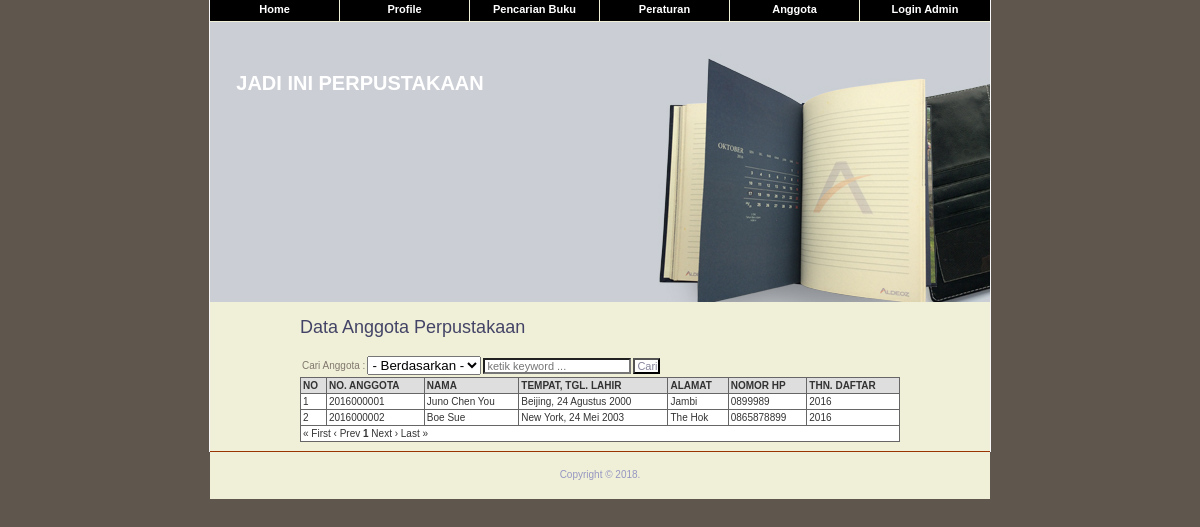
Before: /halaman.php?mod=anggota with the older database file.
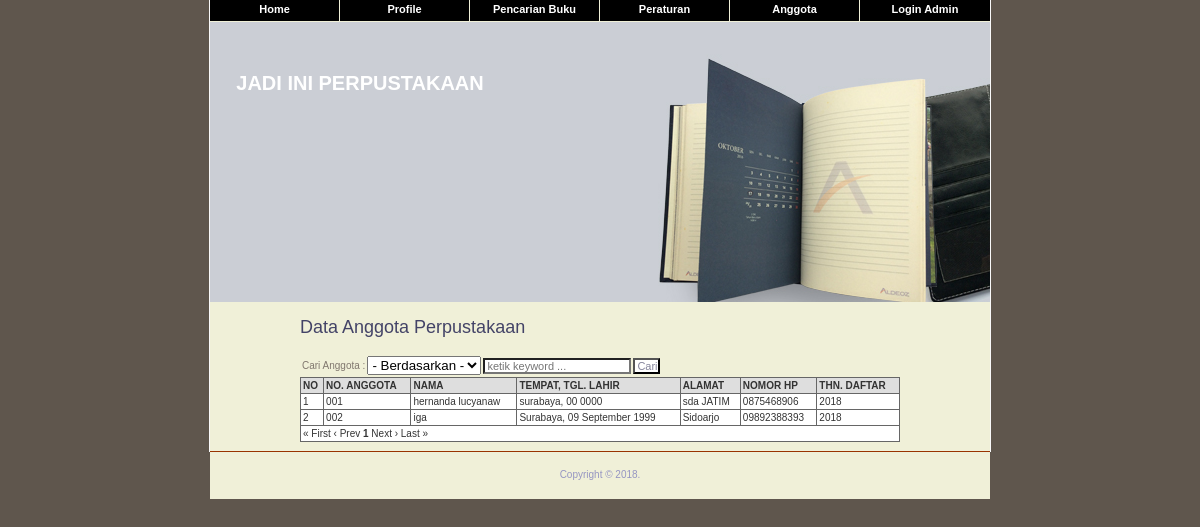
After: the same page with the newer database file.
### tables this page shows
CREATE TABLE `anggota` (
  `noAnggota` varchar(10) NOT NULL,
  `nama` varchar(150) NOT NULL,
  `tmpLahir` varchar(150) NOT NULL,
  `tglLahir` date NOT NULL,
  `alamat` text NOT NULL,
  `noHp` varchar(20) NOT NULL,
  `thnDaftar` varchar(4) NOT NULL,
  `jmlpinjam` int(4) NOT NULL DEFAULT '2'
);

### lib/fungsi_indotgl.php (called while the page is built, shortened)
<?php
	function tglindo($tgl) {
		$tanggal = substr($tgl,8,2);
		$bulan = getBulan(substr($tgl,5,2));
		$tahun = substr($tgl,0,4);
		return $tanggal.' '.$bulan.' '.$tahun;
	}
	function getBulan($bln){
		switch ($bln){
			case 5:
				return "Mei";
				break;
			case 8:
				return "Agustus";
				break;
			case 9:
				return "September";
				break;
		}
	}
?>

### anggota.php (the view, shortened to what this page needs)
<div id="new_item">
		<div id="new_item_header">
			<h1>Data Anggota Perpustakaan</h1>
			<h2>&nbsp;</h2>
		</div>
		<form action="" method="GET">
				<table>
					<tr>
						<td>Cari Anggota :</td>
						<td>
							<select name="opsi">
								<option value='nama'>- Berdasarkan -</option>
							</select>
						</td>
						<td><input type="text" name="keyword" placeholder="ketik keyword ..."></td>
						<td><input type="submit" name="submit" value="Cari"></td>
					</tr>
				</table>
			</form>
			<?php
			include"lib/paging.class.php";
			include"lib/all_function.php";
			include"lib/fungsi_indotgl.php";
				$linkaksi = 'halaman.php?mod=anggota';
				echo"<table class='gridtable' width='100%'>
				<thead>
				<tr>
					<th>NO</th>
					<th>NO. ANGGOTA</th>
					<th>NAMA</th>
					<th>TEMPAT, TGL. LAHIR</th>
					<th>ALAMAT</th>
					<th>NOMOR HP</th>
					<th>THN. DAFTAR</th>
				</tr>
				</thead>
				<tbody>";
				$p      = new Paging;
				$batas  = 10;
				$posisi = $p->cariPosisi($batas);
				$query = "SELECT * FROM anggota ";
				$q 	= "SELECT * FROM anggota ";
				$query .= " LIMIT $posisi, $batas";
				$q 	.= " ";
				$sql_kul = $koneksi->query($query);
				$fd_kul = mysqli_num_rows($sql_kul);
				if($fd_kul > 0)
				{
					$no = $posisi + 1;
					while ($m = mysqli_fetch_assoc($sql_kul)) {
						echo"<tr>
							<td>$no</td>
							<td>$m[noAnggota]</td>
							<td>$m[nama]</td>
							<td>$m[tmpLahir], ". tglindo($m['tglLahir'])."</td>
							<td>$m[alamat]</td>
							<td>$m[noHp]</td>
							<td>$m[thnDaftar]</td>
						</tr>";
						$no++;
					}
					$jmldata = mysqli_num_rows($koneksi->query($q));
					$jmlhalaman  = $p->jumlahHalaman($jmldata, $batas);
		    		$linkHalaman = $p->navHalaman($_GET['halaman'], $jmlhalaman, $linkaksi);
				}
				else
				{
					echo"<tr>
						<td colspan='7'><div class='w3-center'><i>Anggota Not Found.</i></div></td>
					</tr>";
				}
					echo"<tr>
						<td colspan='7'>"; ?><?php echo isset($linkHalaman) ? $linkHalaman : ''; ?><?php echo"</td>
					</tr>
					</tbody>
				</table>";
			?>
		<div class="clearthis">&nbsp;</div>
	</div>

### halaman.php (shortened to what this page needs)
<!DOCTYPE html PUBLIC "-//W3C//DTD XHTML 1.0 Strict//EN" "http://www.w3.org/TR/xhtml1/DTD/xhtml1-strict.dtd">
<html xmlns="http://www.w3.org/1999/xhtml">
<head>
<link rel="stylesheet" href="style.css" type="text/css" media="screen" />
</head>
<body>
<div id="container">
<div id="page_menu">
		<ul>
		<li><a href="index.php">Home</a></li>
		<li><a href="?mod=profile">Profile</a></li>
		<li><a href="?mod=pencarian">Pencarian Buku</a></li>
		<li><a href="?mod=peraturan">Peraturan</a></li>
		<li><a href="?mod=anggota">Anggota</a></li>
		<li class="last"><a href="admin/">Login Admin</a></li>
		</ul>
  </div>
	<div id="page_header">
		<div id="page_heading">
		<h1><a href="index.php">JADI INI PERPUSTAKAAN</a><span>Hardwarasdfe Store</span></h1>
		<h2><span>Your punchline here</span></h2>
		</div>
		<div class="clearthis">&nbsp;</div>
	</div>
		<?php include"content.php"; ?>
	<div class="clearthis">&nbsp;</div>
	<div id="page_footer">
	  <div id="powered_by">Copyright &copy; 2018. <div>
	  <div class="clearthis">&nbsp;</div>
	</div>
</div>
</body>
</html>

### content.php
<?php
	$mod = @$_GET['mod'];
	if ($mod == 'home') {
		include"home.php";
	} elseif ($mod == 'profile') {
		include"profil.php";
	} elseif ($mod == 'pencarian') {
		include"pencarian.php";
	} elseif ($mod == 'peraturan') {
		include"peraturan.php";
	} elseif ($mod == 'anggota') {
		include"anggota.php";
	} elseif ($mod == 'detailbuku') {
		include"detailbuku.php";
	}
?>

### lib/paging.class.php (shortened to what this page needs)
<?php
class Paging {
	function cariPosisi($batas){
		if(empty($_GET['halaman']))
		{
			$posisi=0;
		}
		else
		{
			$posisi = ($_GET['halaman']-1) * $batas;
		}
			return $posisi;
	}
	function jumlahHalaman($jmldata, $batas){
		$jmlhalaman = ceil($jmldata/$batas);
		return $jmlhalaman;
	}
	function navHalaman($halaman_aktif, $jmlhalaman, $link){
		$link_halaman = "";
		if($halaman_aktif > 1){
			$prev = $halaman_aktif-1;
			$link_halaman .= "<a href=$link&halaman=1>&laquo; First</a>
                    <a href=$link&halaman=$prev>&lsaquo; Prev</a> ";
		}
		else
		{
			$link_halaman .= "&laquo; First &lsaquo; Prev ";
		}
		$angka = ($halaman_aktif > 3 ? " ... " : " ");
		for ($i=$halaman_aktif-2; $i<$halaman_aktif; $i++){
  			if ($i < 1) {
  				continue;
  			}
			$angka .= "<a href=$link&halaman=$i>$i</a> ";
  		}
		$angka .= " <b>$halaman_aktif</b> ";
    	for($i=$halaman_aktif+1; $i<($halaman_aktif+3); $i++){
  	  		if($i > $jmlhalaman) {
    	  		break;
  	  		}
	  		$angka .= "<a href=$link&halaman=$i>$i</a> ";
    	}
	  	$angka .= ($halaman_aktif+2<$jmlhalaman ? " ... <a href=$link&halaman=$jmlhalaman>$jmlhalaman</a> " : " ");
		$link_halaman .= "$angka";
		if($halaman_aktif < $jmlhalaman){
			$next = $halaman_aktif+1;
			$link_halaman .= " <a href=$link&halaman=$next>Next &rsaquo;</a>
                     <a href=$link&halaman=$jmlhalaman>Last &raquo;</a> ";
		}
		else
		{
			$link_halaman .= " Next &rsaquo; Last &raquo;";
		}
		return $link_halaman;
	}
}

### style.css (style rules this page uses)
* { margin: 0px; padding: 0px; }
body { height: 100%; background-color: #5f564d; color: #80776e; font-family: tahoma, arial, sans-serif; font-size: 10px; text-align: center; }
a { color: #85859c; text-decoration: underline; }
.clearthis { margin : 0px; height : 1px; clear : both; float : none; font-size : 1px; line-height : 0px; overflow : hidden; }
#container { margin: 0px auto; width: 780px; border-color: #f9f9f9; border-width: 0px 1px 1px; border-style: solid; background-color:#f0f0d8; }
input { padding-left: 2px; background-color: #fff; color: #85859c; font-family: tahoma, arial, sans-serif; font-size: 11px; }
#page_header { width: 780px; height: 280px; color: #fff; background:#666666 url(images/header.jpg) no-repeat top left; overflow: hidden; }
#page_header a { color: #fff; text-decoration: none; }
#page_heading h1 { width: 300px; height: 52px; padding-top:50px; float: left; }
#page_heading h2 { width: 190px; height: 16px; background: url('images/company_punchline.jpg') no-repeat 56px 2px; float: left; clear: both; }
#page_menu { margin-bottom: 1px; width: 780px; height: 21px; }
#page_menu ul { width: 780px; height: 21px; list-style-type: none; overflow: hidden; }
#page_menu li { margin-right: 1px; width: 129px; height: 21px; float: left; background: url('images/menu_background.gif') repeat-x 0px 0px; overflow: hidden; text-align: center; font-size: 11px; font-weight: bold; }
#page_menu li.last { margin-right: 0px; width: 130px; }
#page_menu a { padding-top: 3px; display: block; color: #fff; text-decoration: none; }
#new_item { margin: 0px auto 2px; padding: 5px 10px; width: 600px; text-align: justify; }
#new_item_header { margin-top: 10px; float: left; width: 348px; }
#new_item_header h1 { color: #434367; font-size: 18px; font-weight: normal; }
#new_item_header h2 { color: #434367; font-size: 14px; font-weight: bold; font-family: arial, tahoma, sans-serif; }
#page_footer { width: 780px; float:right; border-top:#993300 1px solid; background-color:#f0f0d8; }
#powered_by { padding-top: 17px; float: right; width: 780px; height: 30px; color: #9595c2; text-align: center; }
table.gridtable { color:#333333; border-width: 1px; border-color: #666666; border-collapse: collapse; }
table.gridtable th { border-width: 1px; padding: 2px; border-style: solid; border-color: #666666; background-color: #dedede; }
table.gridtable td { border-width: 1px; padding: 2px; border-style: solid; border-color: #666666; background-color: #ffffff; }

Changed rows visible on the page:
removed anggota: noAnggota "2016000001", nama "Juno Chen You", tmpLahir "Beijing", tglLahir "24 Agustus 2000", alamat "Jambi", noHp "0899989", thnDaftar "2016"
removed anggota: noAnggota "2016000002", nama "Boe Sue", tmpLahir "New York", tglLahir "24 Mei 2003", alamat "The Hok", noHp "0865878899", thnDaftar "2016"
added anggota: noAnggota "001", nama "hernanda lucyanaw", tmpLahir "surabaya", tglLahir "00 0000", alamat "sda JATIM", noHp "0875468906", thnDaftar "2018"
added anggota: noAnggota "002", nama "iga", tmpLahir "Surabaya", tglLahir "09 September 1999", alamat "Sidoarjo", noHp "09892388393", thnDaftar "2018"
